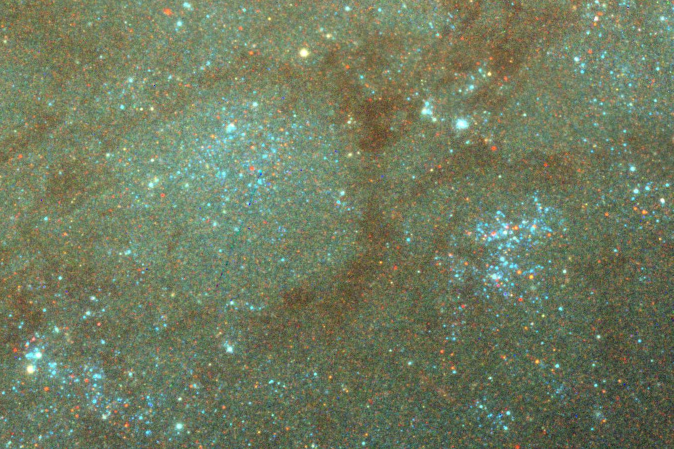
#> input picture ESPACIAL.png, 1347 x 898 px (shown at 1/2 size); its folder holds only this picture in this run
$ jupyter execute filtros.ipynb   (older library calls are emulated)
#> lines starting #> are read from the running program, lines starting #| are printed output that depends on the picture
[cell 1]
import os
import cv2
import numpy as np
import matplotlib.pyplot as plt
import pandas as pd
from skimage.morphology import erosion, dilation, opening, closing, white_tophat, disk
from skimage.measure import shannon_entropy
from skimage.metrics import structural_similarity as ssim

# === Métricas ===
def contraste_rms(img):
    return np.sqrt(np.mean((img - np.mean(img))**2))

def calcular_metricas(img_ref, img_proc):
    # Asegurar tipo uint8 para SSIM
    if img_proc.dtype != np.uint8:
        img_proc = cv2.normalize(img_proc, None, 0, 255, cv2.NORM_MINMAX).astype(np.uint8)
    if img_ref.dtype != np.uint8:
        img_ref = cv2.normalize(img_ref, None, 0, 255, cv2.NORM_MINMAX).astype(np.uint8)

    entropia = shannon_entropy(img_proc)
    contraste = contraste_rms(img_proc)
    ssim_val, _ = ssim(img_ref, img_proc, full=True)
    return entropia, contraste, ssim_val

# === Configuración ===
FILTROS_ESPACIALES = ['original', 'gaussiano', 'laplaciano', 'sobel']
FILTROS_MORFOLOGICOS = ['erosion', 'dilatacion', 'apertura', 'clausura', 'top_hat']
IMAGES_FOLDER = '.'  # Carpeta actual
RESULTS_FOLDER = './resultados'
os.makedirs(RESULTS_FOLDER, exist_ok=True)

# === Funciones de filtros espaciales ===
def aplicar_filtro_espacial(img, tipo):
    if tipo == 'original':
        return img
    elif tipo == 'gaussiano':
        return cv2.GaussianBlur(img, (5, 5), 0)
    elif tipo == 'laplaciano':
        return cv2.Laplacian(img, cv2.CV_64F)
    elif tipo == 'sobel':
        return cv2.Sobel(img, cv2.CV_64F, 1, 0, ksize=5)
    else:
        return img

# === Funciones de filtros morfológicos ===
def aplicar_filtro_morfologico(img, tipo):
    kernel = disk(3)
    if tipo == 'erosion':
        return erosion(img, kernel)
    elif tipo == 'dilatacion':
        return dilation(img, kernel)
    elif tipo == 'apertura':
        return opening(img, kernel)
    elif tipo == 'clausura':
        return closing(img, kernel)
    elif tipo == 'top_hat':
        return white_tophat(img, kernel)
    else:
        return img

# === Visualización de histogramas ===
def mostrar_histogramas(img_original, img_procesada, titulo_base):
    plt.figure()
    plt.title(f"Histograma - {titulo_base}")
    plt.xlabel("Intensidad")
    plt.ylabel("Frecuencia")
    plt.hist(img_original.ravel(), bins=256, color='blue', alpha=0.5, label='Original')
    plt.hist(img_procesada.ravel(), bins=256, color='red', alpha=0.5, label='Procesada')
    plt.legend()
    plt.savefig(os.path.join(RESULTS_FOLDER, f"{titulo_base}_hist.png"))
    plt.close()

# === Procesamiento principal ===
def procesar_imagenes():
    resumen = []

    for file in os.listdir(IMAGES_FOLDER):
        if file.lower().endswith(('.png', '.jpg', '.jpeg', '.bmp', '.tif')):
            print(f"Procesando: {file}")
            ruta = os.path.join(IMAGES_FOLDER, file)
            img = cv2.imread(ruta, cv2.IMREAD_GRAYSCALE)
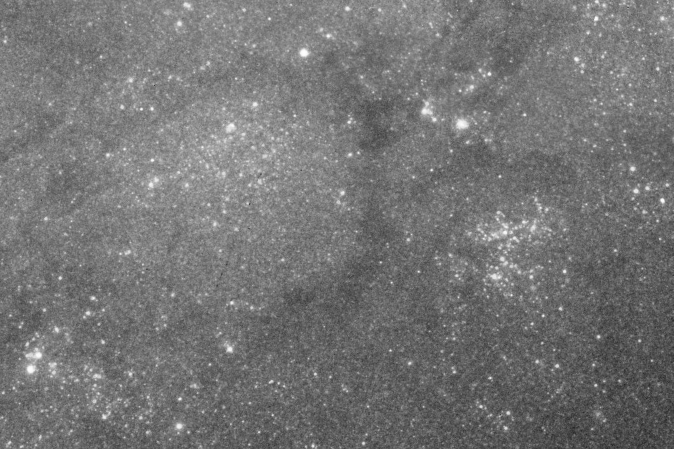
#> img: shape (898, 1347) (shown at 1/2 size); min 19, max 254, mean 116.5

            for filtro_e in FILTROS_ESPACIALES:
                img_espacial = aplicar_filtro_espacial(img, filtro_e)
                nombre_e = f"{file}_esp_{filtro_e}"
                cv2.imwrite(os.path.join(RESULTS_FOLDER, f"{nombre_e}.png"), img_espacial)
                mostrar_histogramas(img, img_espacial, nombre_e)

                # Métricas espaciales
                entropia, contraste, ssim_val = calcular_metricas(img, img_espacial)
                resumen.append([file, filtro_e, "espacial", entropia, contraste, ssim_val])

                for filtro_m in FILTROS_MORFOLOGICOS:
                    img_morf = aplicar_filtro_morfologico(img_espacial, filtro_m)
                    nombre_m = f"{file}_esp_{filtro_e}_morf_{filtro_m}"
                    cv2.imwrite(os.path.join(RESULTS_FOLDER, f"{nombre_m}.png"), img_morf)
                    mostrar_histogramas(img_espacial, img_morf, nombre_m)

                    # Métricas morfológicas
                    entropia_m, contraste_m, ssim_val_m = calcular_metricas(img_espacial, img_morf)
                    resumen.append([file, f"{filtro_e} + {filtro_m}", "espacial + morfologico", entropia_m, contraste_m, ssim_val_m])
#> this loop made 4 passes
#> pass 1, in procesar_imagenes, `cv2.imwrite(os.path.join(RESULTS_FOLDER, f"{nombre_m}.png"), img_morf)`:
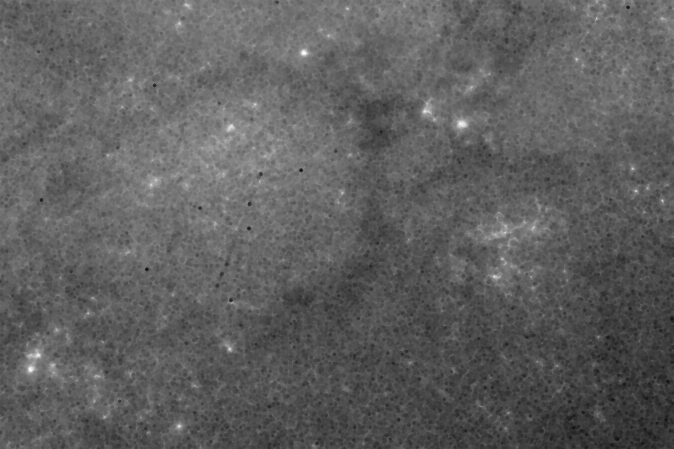
#> saved as ESPACIAL.png_esp_original_morf_erosion.png: shape (898, 1347) (shown at 1/2 size); min 19, max 250, mean 94.7
#> pass 1, in procesar_imagenes, `cv2.imwrite(os.path.join(RESULTS_FOLDER, f"{nombre_m}.png"), img_morf)`:
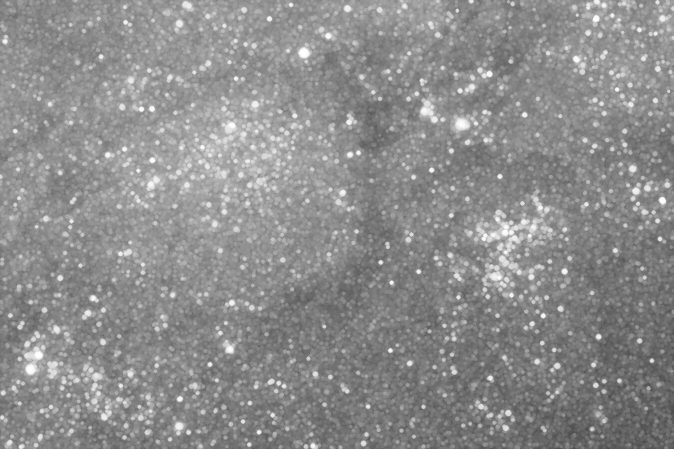
#> saved as ESPACIAL.png_esp_original_morf_dilatacion.png: shape (898, 1347) (shown at 1/2 size); min 70, max 254, mean 140.9
#> pass 1, in procesar_imagenes, `cv2.imwrite(os.path.join(RESULTS_FOLDER, f"{nombre_m}.png"), img_morf)`:
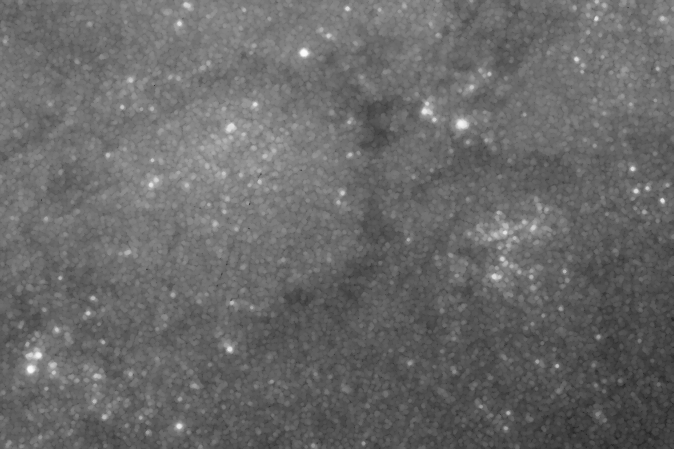
#> saved as ESPACIAL.png_esp_original_morf_apertura.png: shape (898, 1347) (shown at 1/2 size); min 19, max 250, mean 105
#> pass 1, in mostrar_histogramas (call 5), `plt.savefig(os.path.join(RESULTS_FOLDER, f"{titulo_base}_hist.png"))`:
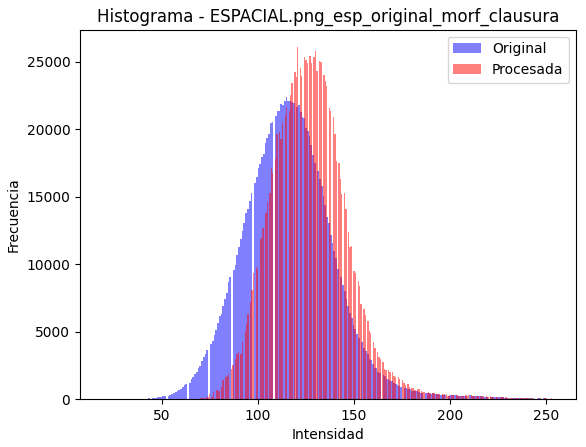
#> figure drawn by matplotlib, 1 panel; tallest bar 22430 high, from x = 114.5 to 115.4; tallest bar 26097 high, from x = 120.3 to 121
#> pass 1, in mostrar_histogramas (call 6), `plt.savefig(os.path.join(RESULTS_FOLDER, f"{titulo_base}_hist.png"))`:
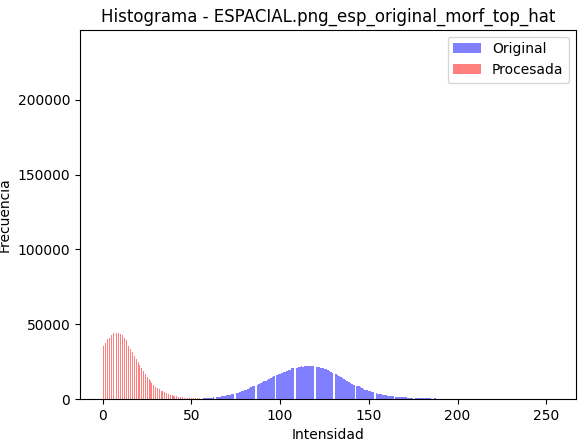
#> figure drawn by matplotlib, 1 panel; tallest bar 22430 high, from x = 114.5 to 115.4; tallest bar 235116 high, from x = 0 to 0.52
#> pass 2, in mostrar_histogramas (call 10), `plt.savefig(os.path.join(RESULTS_FOLDER, f"{titulo_base}_hist.png"))`:
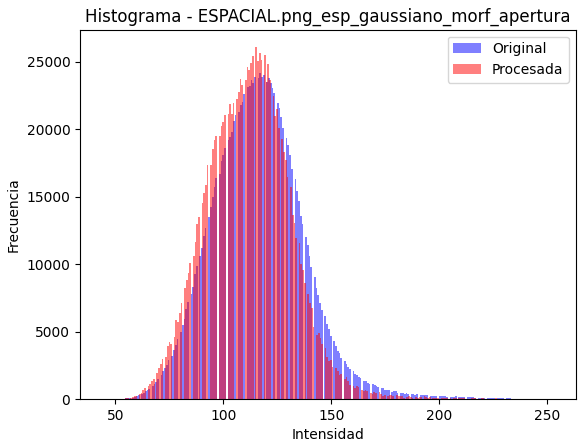
#> figure drawn by matplotlib, 1 panel; tallest bar 24142 high, from x = 116.7 to 117.5; tallest bar 26074 high, from x = 114.8 to 115.6
#> pass 2, in mostrar_histogramas (call 11), `plt.savefig(os.path.join(RESULTS_FOLDER, f"{titulo_base}_hist.png"))`:
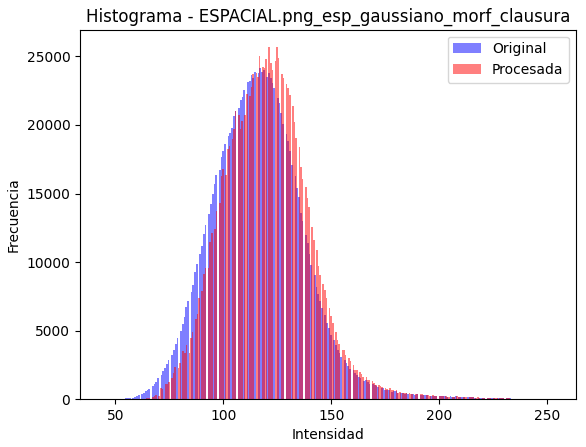
#> figure drawn by matplotlib, 1 panel; tallest bar 24142 high, from x = 116.7 to 117.5; tallest bar 25674 high, from x = 124.5 to 125.3
#> pass 2, in mostrar_histogramas (call 12), `plt.savefig(os.path.join(RESULTS_FOLDER, f"{titulo_base}_hist.png"))`:
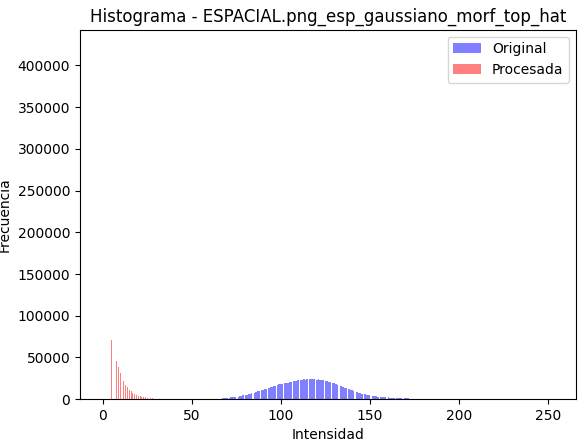
#> figure drawn by matplotlib, 1 panel; tallest bar 24142 high, from x = 116.7 to 117.5; tallest bar 421870 high, from x = 0 to 0.355
#> after the loop:
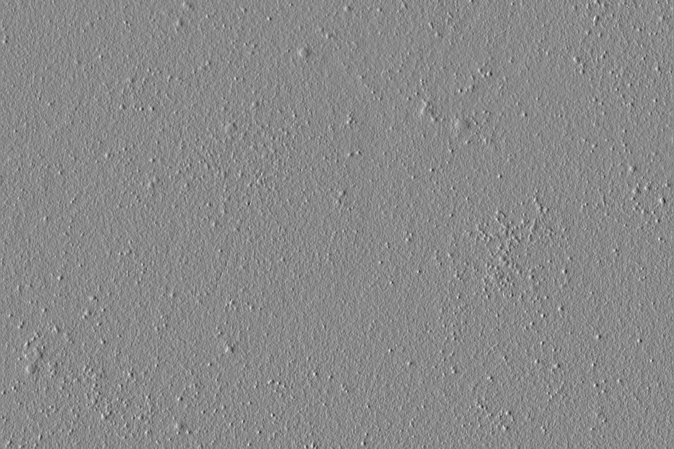
#> img_espacial: shape (898, 1347) float64 (shown at 1/2 size); min -5876, max 5014, mean -1.5; drawn with min black and max white
#> after the loop, resumen = 24 items

    df = pd.DataFrame(resumen, columns=["Imagen", "Filtro aplicado", "Tipo", "Entropía", "Contraste RMS", "SSIM"])
#> df = table of 24 rows and 6 columns
    df.to_csv(os.path.join(RESULTS_FOLDER, "resumen_filtros.csv"), index=False)
    print("Procesamiento completado. Resultados guardados en carpeta 'resultados'.")

procesar_imagenes()

def generar_comparaciones_visuales():
    RESULTADOS_2 = './resultados2'
    os.makedirs(RESULTADOS_2, exist_ok=True)

    cuadradas = ['INSECTO', 'PROTEINA', 'SATELITAL GEOESPACIAL']
    rectangulares = ['ESPACIAL', 'SATELITAL NATURAL']

    archivos = os.listdir(RESULTS_FOLDER)
#> archivos = ['resumen_filtros.csv']

    for filtro in FILTROS_ESPACIALES:
        imgs_cuad = []
        for nombre_base in cuadradas:
            coincidencias = [f for f in archivos if nombre_base in f and f"_esp_{filtro}.png" in f]
#> coincidencias = []
            if coincidencias:
                img_path = os.path.join(RESULTS_FOLDER, coincidencias[0])
                img = cv2.imread(img_path)
                imgs_cuad.append(img)

        imgs_rect = []
        for nombre_base in rectangulares:
            coincidencias = [f for f in archivos if nombre_base in f and f"_esp_{filtro}.png" in f]
            if coincidencias:
                img_path = os.path.join(RESULTS_FOLDER, coincidencias[0])
                img = cv2.imread(img_path)
                imgs_rect.append(img)

        if not imgs_cuad and not imgs_rect:
            continue

        altura_cuad = min(img.shape[0] for img in imgs_cuad) if imgs_cuad else 0
        altura_rect = min(img.shape[0] for img in imgs_rect) if imgs_rect else 0

        fila1 = [cv2.resize(img, (int(img.shape[1] * altura_cuad / img.shape[0]), altura_cuad)) for img in imgs_cuad]
        fila2 = [cv2.resize(img, (int(img.shape[1] * altura_rect / img.shape[0]), altura_rect)) for img in imgs_rect]

        fila1_concat = cv2.hconcat(fila1) if fila1 else None
        fila2_concat = cv2.hconcat(fila2) if fila2 else None

        if fila1_concat is not None and fila2_concat is not None:
            ancho_max = max(fila1_concat.shape[1], fila2_concat.shape[1])
            if fila1_concat.shape[1] < ancho_max:
                pad = ancho_max - fila1_concat.shape[1]
                fila1_concat = cv2.copyMakeBorder(fila1_concat, 0, 0, 0, pad, cv2.BORDER_CONSTANT, value=[0, 0, 0])
            if fila2_concat.shape[1] < ancho_max:
                pad = ancho_max - fila2_concat.shape[1]
                fila2_concat = cv2.copyMakeBorder(fila2_concat, 0, 0, 0, pad, cv2.BORDER_CONSTANT, value=[0, 0, 0])
            comparacion = cv2.vconcat([fila1_concat, fila2_concat])
        elif fila1_concat is not None:
            comparacion = fila1_concat
        elif fila2_concat is not None:
            comparacion = fila2_concat
        else:
            continue

        output_path = os.path.join(RESULTADOS_2, f"comparacion_{filtro}.png")
        cv2.imwrite(output_path, comparacion)

generar_comparaciones_visuales()
